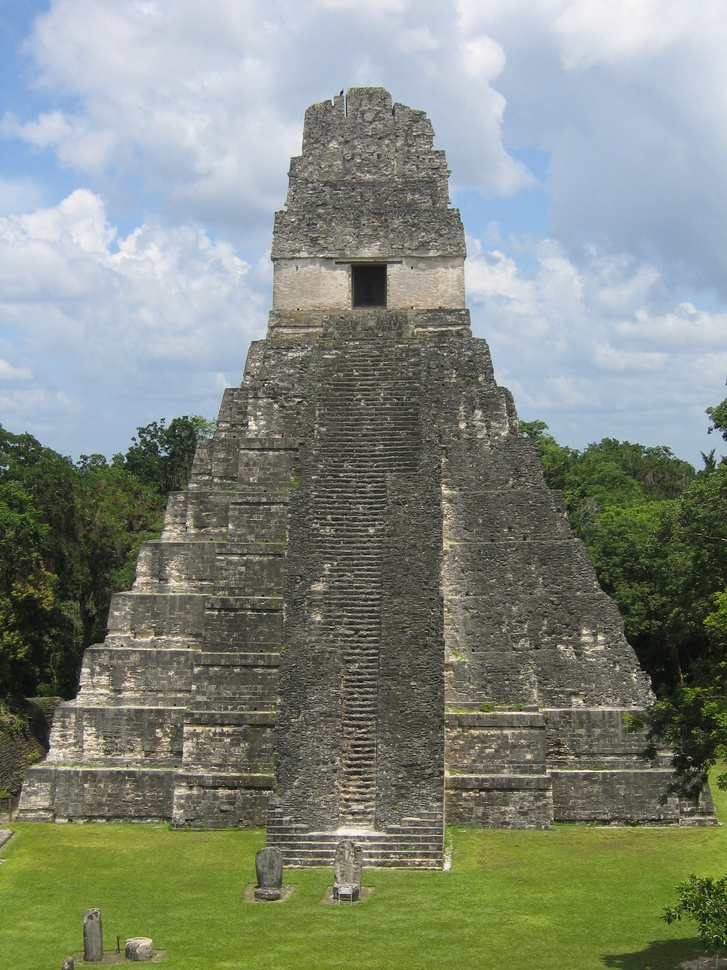
#> input picture laboratorio 01/tikal.jpg, 727 x 970 px, shrunk from 1944 x 2592 before the run
$ jupyter execute problema03.ipynb
#> lines starting #> are read from the running program, lines starting #| are printed output that depends on the picture
## Problema 03

[cell 1]
import cv2
import numpy as np
import matplotlib.pyplot as plt

[cell 2]
im = cv2.imread('tikal.jpg')
#> im is the input picture: shape (970, 727, 3); mean B, G, R 125, 137, 129.4

[cell 3]
def problema_tres(img):
    ### Dimensiones de la imagen.
    alto = img.shape[0]
#> alto = 970
    ancho = img.shape[1]
#> ancho = 727

    imgSalida1 = np.zeros((alto, ancho, 3))
    imgSalida2 = np.zeros((alto, ancho, 3))
    imgSalida3 = np.zeros((alto, ancho, 3))

    for i in range(0, alto):
        for j in range(0, ancho):
            pixel = img[i, j]
            blue = pixel[2]
            green = pixel[1]
            red = pixel[0]
            imgSalida1[i, j] = [red, red, red]
            imgSalida2[i, j] = [green, green, green]
            imgSalida3[i, j] = [blue, blue, blue]
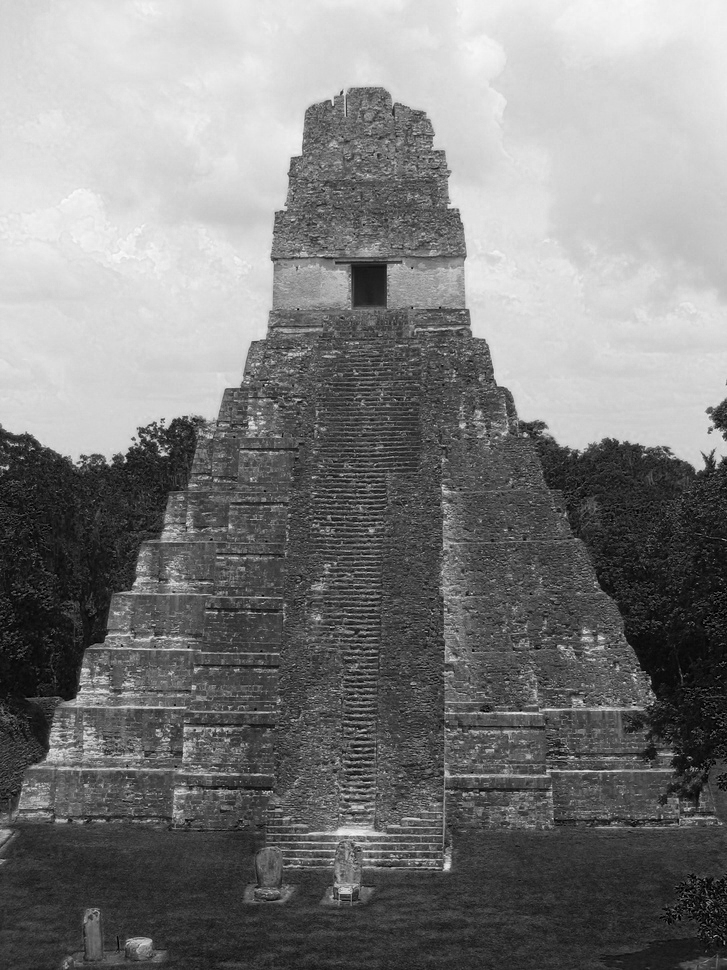
#> imgSalida1: shape (970, 727, 3) float64; min 0, max 252, mean 125
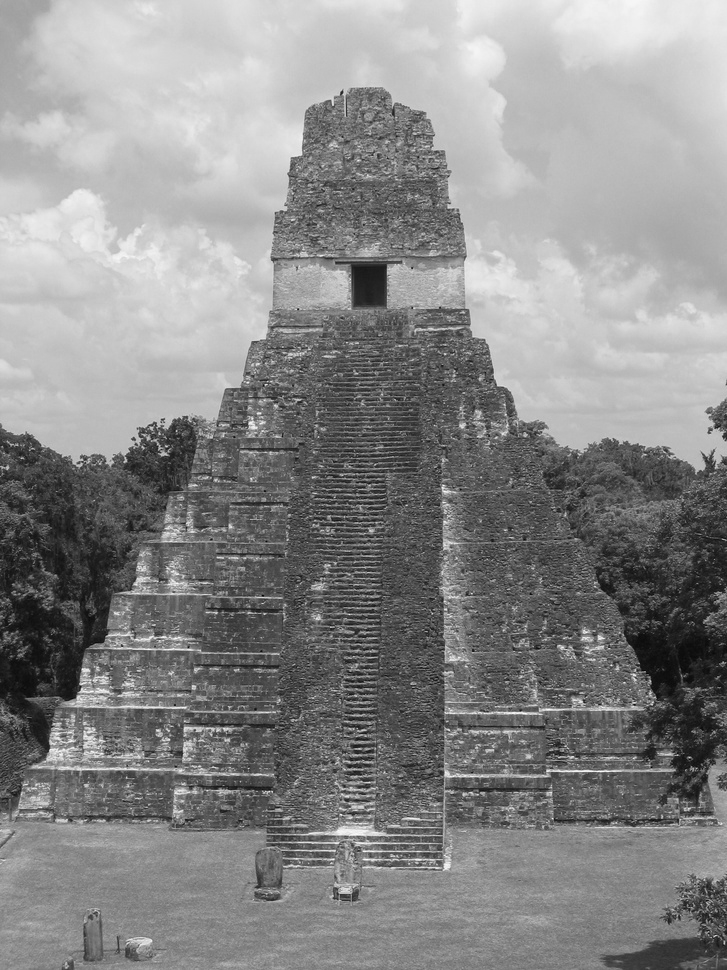
#> imgSalida2: shape (970, 727, 3) float64; min 0, max 255, mean 137
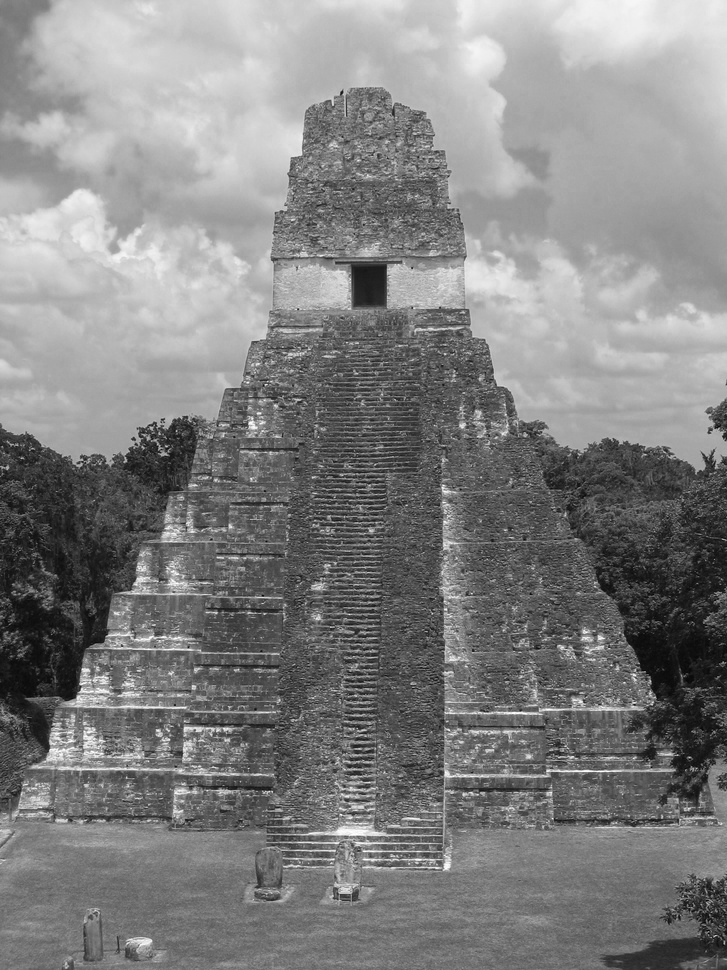
#> imgSalida3: shape (970, 727, 3) float64; min 1, max 255, mean 129.4

    cv2.imwrite("Imagen_Salida_red.jpg", imgSalida1)
    imgTemp = cv2.imread("Imagen_Salida_red.jpg")
#> imgTemp: shape (970, 727, 3); min 0, max 252, mean 125
    plt.imshow(imgTemp)
    cv2.imwrite("Imagen_Salida_green.jpg", imgSalida2)
    imgTemp2 = cv2.imread("Imagen_Salida_green.jpg")
#> imgTemp2: shape (970, 727, 3); min 0, max 255, mean 137
    plt.imshow(imgTemp2)
    cv2.imwrite("Imagen_Salida_blue.jpg", imgSalida3)
    imgTemp3 = cv2.imread("Imagen_Salida_blue.jpg")
#> imgTemp3: shape (970, 727, 3); min 1, max 255, mean 129.4
    plt.imshow(imgTemp3)

[cell 4]
problema_tres(im)
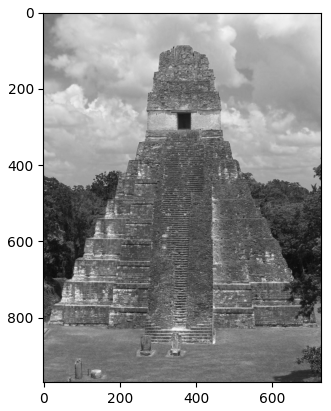
#> figure drawn by matplotlib, 1 panel

$ run again, with laboratorio 01/Imgane_Salida.jpg copied over laboratorio 01/tikal.jpg
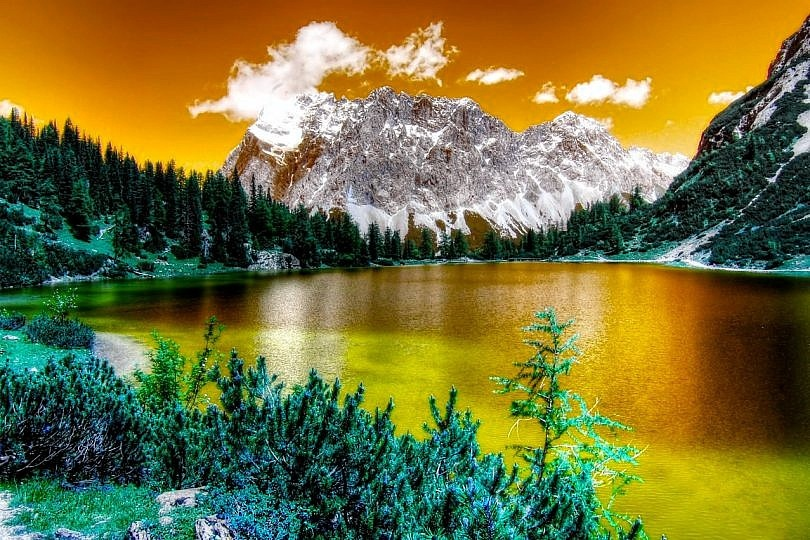
#> input picture laboratorio 01/Imgane_Salida.jpg, 810 x 540 px
#> im is the input picture: shape (540, 810, 3); mean B, G, R 57.8, 113.9, 118.7
#> after the loop in problema_tres, `for i in range(0, alto):`:
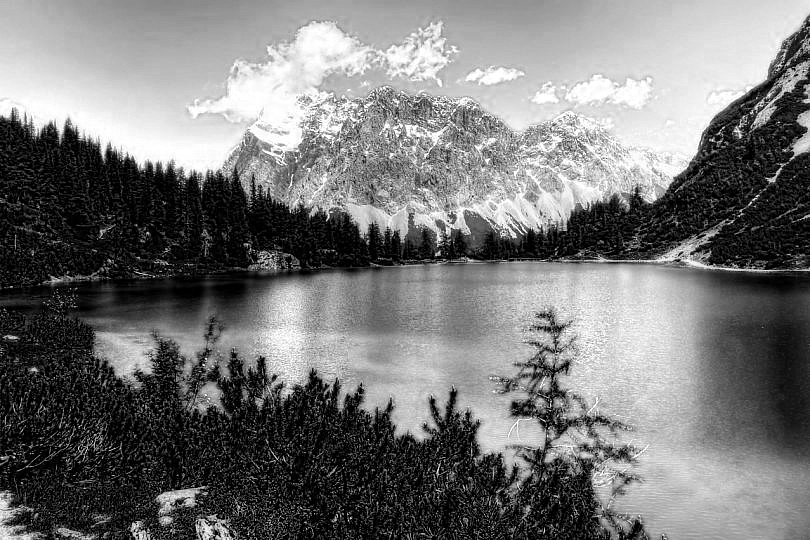
#> imgSalida3: shape (540, 810, 3) float64; min 0, max 255, mean 118.7
#> `[cell 4] problema_tres(im)`:
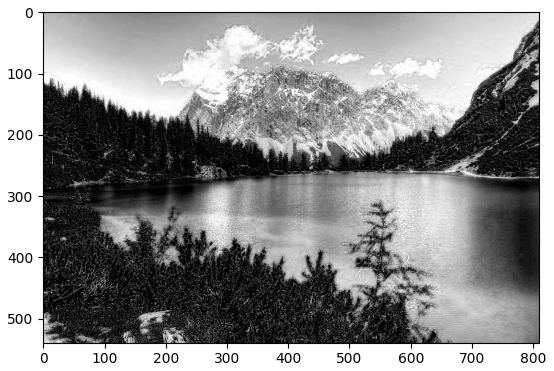
#> figure drawn by matplotlib, 1 panel
